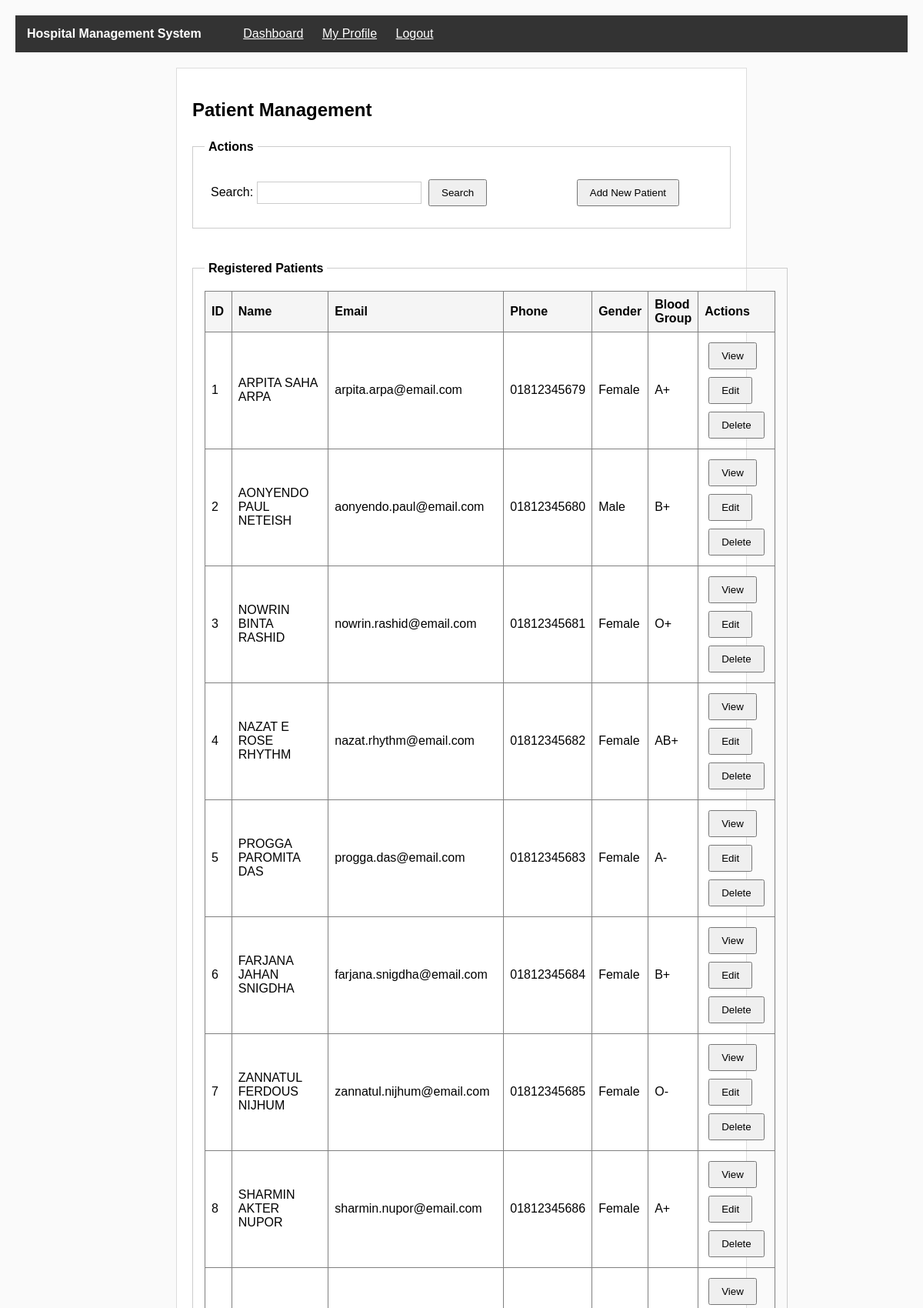
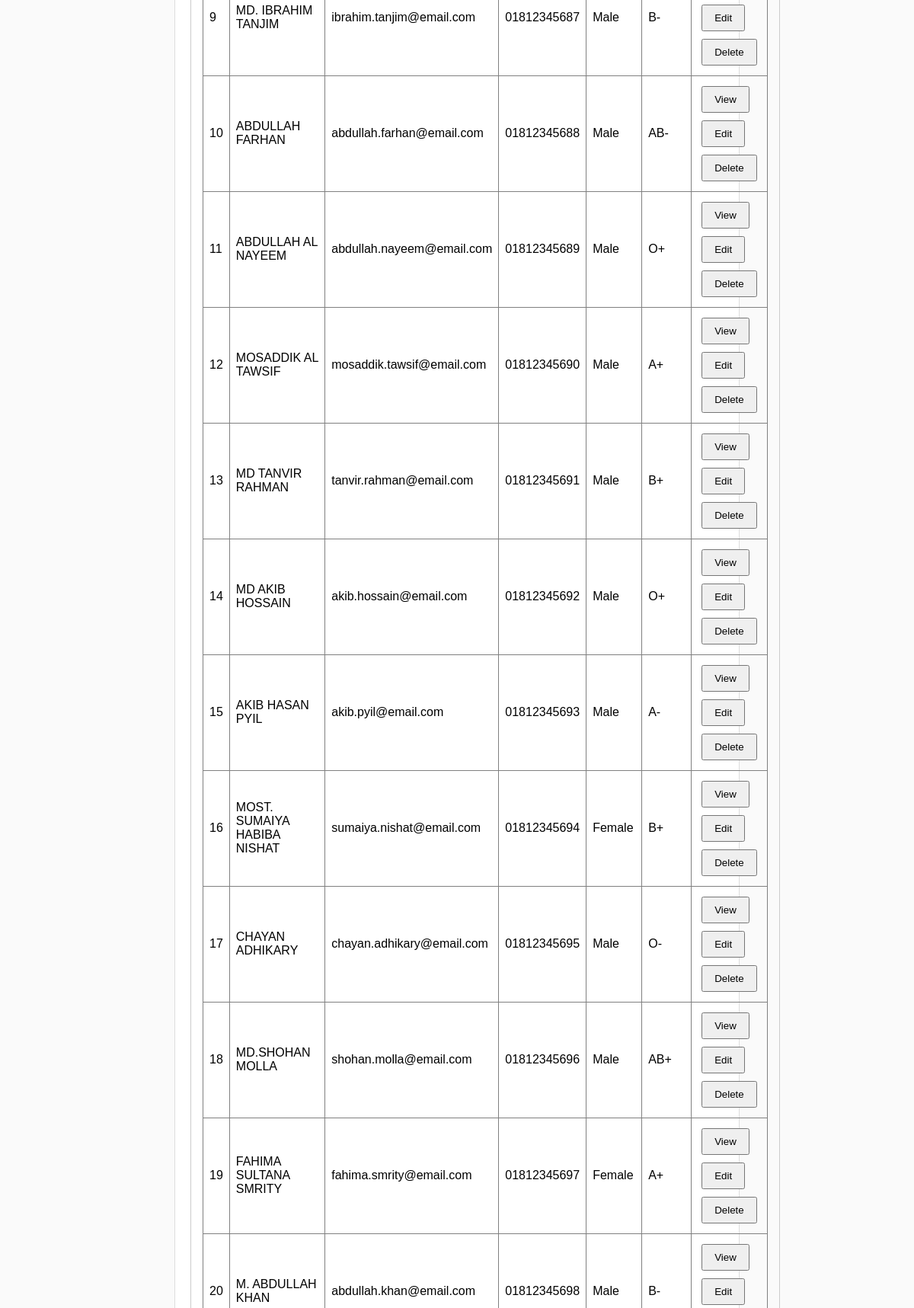
The page /view/patient_list.php (signed in, upper part) on the database its author committed (2 pictures, top to bottom).
### tables this page shows
CREATE TABLE patients (
  id INT AUTO_INCREMENT PRIMARY KEY,
  user_id INT NOT NULL,
  date_of_birth DATE,
  gender VARCHAR(10),
  blood_group VARCHAR(5),
  address TEXT,
  emergency_contact VARCHAR(20),
  medical_history TEXT,
  FOREIGN KEY (user_id) REFERENCES users(id)
);

CREATE TABLE users (
  id INT AUTO_INCREMENT PRIMARY KEY,
  full_name VARCHAR(100) NOT NULL,
  email VARCHAR(100) NOT NULL,
  phone VARCHAR(20) NOT NULL,
  username VARCHAR(50) NOT NULL UNIQUE,
  password VARCHAR(255) NOT NULL,
  role VARCHAR(20) NOT NULL,
  profile_picture VARCHAR(255),
  original_picture_name VARCHAR(255),
  address TEXT,
  registration_date TIMESTAMP DEFAULT CURRENT_TIMESTAMP
);

### model/patientModel.php (called while the page is built, shortened)
<?php
function getAllPatients()
{
    $con = getConnection();
    $sql = "SELECT * FROM patients ORDER BY id ASC";
    $result = mysqli_query($con, $sql);
    $patients = array();
    if (mysqli_num_rows($result) > 0) {
        while ($row = mysqli_fetch_assoc($result)) {
            $patients[] = $row;
        }
    }
    return $patients;
}
?>

### model/userModel.php (called while the page is built, shortened)
<?php
function getUserById($id)
{
    $con = getConnection();
    $sql = "SELECT * FROM users WHERE id='{$id}'";
    $result = mysqli_query($con, $sql);
    if (mysqli_num_rows($result) == 1) {
        return mysqli_fetch_assoc($result);
    } else {
        return false;
    }
}
?>

### view/patient_list.php (the view, shortened to what this page needs)
<?php
require_once('../model/patientModel.php');
require_once('../model/userModel.php');
$role = $_SESSION['role'];
$search = isset($_GET['search']) ? $_GET['search'] : '';
if ($search != '') {
    $patients = searchPatients($search);
} else {
    $patients = getAllPatients();
}
?>
<!DOCTYPE html>
<html lang="en">
<head>
    <link rel="stylesheet" href="../assets/css/style.css">
</head>
<body>
    <div class="navbar">
        <span class="navbar-title">Hospital Management System</span>
        <?php if ($role == 'admin'): ?>
            <a href="dashboard_admin.php" class="navbar-link">Dashboard</a>
        <?php else: ?>
            <a href="dashboard_doctor.php" class="navbar-link">Dashboard</a>
        <?php endif; ?>
        <a href="profile_view.php" class="navbar-link">My Profile</a>
        <a href="../controller/logout.php" class="navbar-link">Logout</a>
    </div>
    <div class="main-container">
        <h2>Patient Management</h2>
        <fieldset>
            <legend>Actions</legend>
            <table>
                <tr>
                    <td>
                        <form method="GET" action="">
                            Search: <input type="text" name="search" value="<?php echo htmlspecialchars($search); ?>">
                            <input type="submit" value="Search">
                        </form>
                    </td>
                    <?php if ($role == 'admin'): ?>
                        <td>
                            <a href="patient_add.php"><button type="button">Add New Patient</button></a>
                        </td>
                    <?php endif; ?>
                </tr>
            </table>
        </fieldset>
        <br>
        <fieldset>
            <legend>Registered Patients</legend>
            <table border="1" cellpadding="8" width="100%">
                <tr>
                    <th>ID</th>
                    <th>Name</th>
                    <th>Email</th>
                    <th>Phone</th>
                    <th>Gender</th>
                    <th>Blood Group</th>
                    <th>Actions</th>
                </tr>
                <?php if (count($patients) > 0): ?>
                    <?php foreach ($patients as $patient): ?>
                        <?php
                        $user = getUserById($patient['user_id']);
                        ?>
                        <tr>
                            <td><?php echo $patient['id']; ?></td>
                            <td><?php echo $user ? $user['full_name'] : 'N/A'; ?></td>
                            <td><?php echo $user ? $user['email'] : 'N/A'; ?></td>
                            <td><?php echo $user ? $user['phone'] : 'N/A'; ?></td>
                            <td><?php echo $patient['gender']; ?></td>
                            <td><?php echo $patient['blood_group']; ?></td>
                            <td>
                                <a href="patient_view.php?id=<?php echo $patient['id']; ?>"><button>View</button></a>
                                <?php if ($role == 'admin'): ?>
                                    <a href="patient_edit.php?id=<?php echo $patient['id']; ?>"><button>Edit</button></a>
                                    <a href="../controller/delete_patient.php?id=<?php echo $patient['id']; ?>"
                                        onclick="return confirm('Are you sure?');"><button>Delete</button></a>
                                <?php endif; ?>
                            </td>
                        </tr>
                    <?php endforeach; ?>
                <?php else: ?>
                    <tr>
                        <td colspan="7" align="center">No patients found</td>
                    </tr>
                <?php endif; ?>
            </table>
            <br>
        </fieldset>
    </div>
</body>
</html>

### assets/css/style.css (style rules this page uses)
body { margin: 0; padding: 20px; background-color: #fafafa; font-family: Arial, sans-serif; }
.main-container { width: 700px; margin: 20px auto; padding: 20px; background-color: white; border: 1px solid #ddd; }
.navbar { background-color: #333; color: white; padding: 15px; margin-bottom: 20px; }
.navbar-title { margin-right: 30px; font-weight: bold; }
.navbar-link { color: white; margin-left: 20px; }
fieldset { padding: 15px; margin: 10px 0; border: 1px solid #ccc; }
legend { font-weight: bold; padding: 5px; }
table { width: 100%; border-collapse: collapse; }
td { padding: 8px; }
th { padding: 8px; text-align: left; background-color: #f5f5f5; }
input[type="text"], input[type="email"], input[type="password"], input[type="tel"], input[type="number"], input[type="date"], textarea, select { width: 200px; padding: 6px; border: 1px solid #ccc; }
input[type="submit"], button { padding: 8px 15px; margin: 5px; cursor: pointer; }
a { color: blue; }

### rows shown on the page
patients: id "1", user.full_name "ARPITA SAHA ARPA", user.email "arpita.arpa@email.com", user.phone "01812345679", gender "Female", blood_group "A+"
patients: id "2", user.full_name "AONYENDO PAUL NETEISH", user.email "aonyendo.paul@email.com", user.phone "01812345680", gender "Male", blood_group "B+"
patients: id "3", user.full_name "NOWRIN BINTA RASHID", user.email "nowrin.rashid@email.com", user.phone "01812345681", gender "Female", blood_group "O+"
patients: id "4", user.full_name "NAZAT E ROSE RHYTHM", user.email "nazat.rhythm@email.com", user.phone "01812345682", gender "Female", blood_group "AB+"
patients: id "5", user.full_name "PROGGA PAROMITA DAS", user.email "progga.das@email.com", user.phone "01812345683", gender "Female", blood_group "A-"
patients: id "6", user.full_name "FARJANA JAHAN SNIGDHA", user.email "farjana.snigdha@email.com", user.phone "01812345684", gender "Female", blood_group "B+"
patients: id "7", user.full_name "ZANNATUL FERDOUS NIJHUM", user.email "zannatul.nijhum@email.com", user.phone "01812345685", gender "Female", blood_group "O-"
patients: id "8", user.full_name "SHARMIN AKTER NUPOR", user.email "sharmin.nupor@email.com", user.phone "01812345686", gender "Female", blood_group "A+"
patients: id "9", user.full_name "MD. IBRAHIM TANJIM", user.email "ibrahim.tanjim@email.com", user.phone "01812345687", gender "Male", blood_group "B-"
patients: id "10", user.full_name "ABDULLAH FARHAN", user.email "abdullah.farhan@email.com", user.phone "01812345688", gender "Male", blood_group "AB-"
patients: id "11", user.full_name "ABDULLAH AL NAYEEM", user.email "abdullah.nayeem@email.com", user.phone "01812345689", gender "Male", blood_group "O+"
patients: id "12", user.full_name "MOSADDIK AL TAWSIF", user.email "mosaddik.tawsif@email.com", user.phone "01812345690", gender "Male", blood_group "A+"
patients: id "13", user.full_name "MD TANVIR RAHMAN", user.email "tanvir.rahman@email.com", user.phone "01812345691", gender "Male", blood_group "B+"
patients: id "14", user.full_name "MD AKIB HOSSAIN", user.email "akib.hossain@email.com", user.phone "01812345692", gender "Male", blood_group "O+"
patients: id "15", user.full_name "AKIB HASAN PYIL", user.email "akib.pyil@email.com", user.phone "01812345693", gender "Male", blood_group "A-"
patients: id "16", user.full_name "MOST. SUMAIYA HABIBA NISHAT", user.email "sumaiya.nishat@email.com", user.phone "01812345694", gender "Female", blood_group "B+"
patients: id "17", user.full_name "CHAYAN ADHIKARY", user.email "chayan.adhikary@email.com", user.phone "01812345695", gender "Male", blood_group "O-"
patients: id "18", user.full_name "MD.SHOHAN MOLLA", user.email "shohan.molla@email.com", user.phone "01812345696", gender "Male", blood_group "AB+"
patients: id "19", user.full_name "FAHIMA SULTANA SMRITY", user.email "fahima.smrity@email.com", user.phone "01812345697", gender "Female", blood_group "A+"
patients: id "20", user.full_name "M. ABDULLAH KHAN", user.email "abdullah.khan@email.com", user.phone "01812345698", gender "Male", blood_group "B-"
